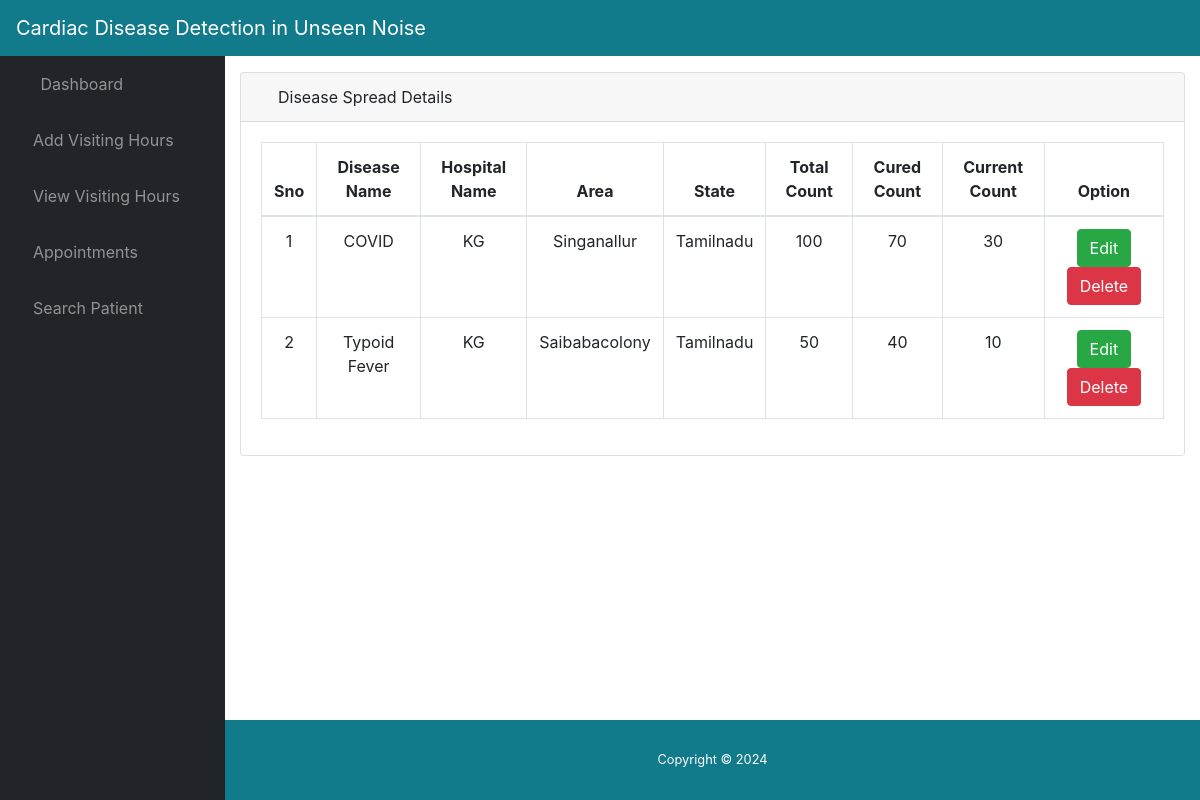
The page /disease/ (signed in) on the database its author committed.
### app/models.py (models this page shows, shortened)
class Disease_Update(models.Model):
	doctor_id =  models.ForeignKey(Doctor_Register, on_delete=models.CASCADE)
	disease_name =  models.ForeignKey(Disease_Category, on_delete=models.CASCADE)
	hospital_name = models.CharField(max_length=200)
	state = models.CharField(max_length=200)
	area =  models.CharField(max_length=200)
	count =  models.IntegerField('No of Affected Count',null=True)
	cured_count =  models.IntegerField('Cured Count',null=True)
	current_count =  models.IntegerField('No of Currently Affected Count',null=True)

class Disease_Category(models.Model):
	name =  models.CharField(max_length=200)

### app/views.py (the view)
# urls.py: path('disease/',views.disease,name='disease'),
def disease(request):
	if request.session.has_key('username'):
		doc_id = request.session['doc_id']
		detail = Disease_Update.objects.filter(doctor_id=int(doc_id))
		return render(request,'disease.html',{'detail':detail})
	else:
		return render(request,'doctor_login.html',{})

### app/templates/disease.html
{% include 'header.html' %}
<div class="card mb-3">
          <div class="card-header">
            <i class="fas fa-table"></i>
            Disease Spread Details</div>
          <div class="card-body">
            <div class="table-responsive">
              <table class="table table-bordered" id="dataTable" width="100%" cellspacing="0">
                <thead>
                  <tr>
                    <th>Sno</th>
                    <th>Disease Name</th>
                    <th>Hospital Name</th>
                    <th>Area</th>
                    <th>State</th>
					<th>Total Count</th>
					<th>Cured Count</th>
					<th>Current Count</th>
                    <th>Option</th>
                  </tr>
                </thead>
                <tbody>
                  <tr>
                    {% for i in detail %}
                    <tr>
                      <td>{{forloop.counter}}</td>
                      <td>{{i.disease_name.name}}</td>
                      <td>{{i.hospital_name}}</td>
                      <td>{{i.area}}</td>
					  <td>{{i.state}}</td>
					  <td>{{i.count}}</td>
					  <td>{{i.cured_count}}</td>
					  <td>{{i.current_count}}</td>
                    <td><a href="{% url 'update_disease' pk=i.id %}" class="btn btn-success btn-xs">Edit</a> <a href="{% url 'delete_disease' pk=i.id %}" class="btn btn-danger btn-xs" onclick="return confirm('Are You sure want to delete?')">Delete</a>  </td>
                  {% endfor %}
                  </tr>
                </tbody>
              </table>
            </div>
          </div>
</div>
{% include 'footer.html' %}

### app/templates/header.html (style rules this page uses)
tr { text-align: center !important; }

### rows shown on the page
Disease_Update: disease_name.name "COVID", hospital_name "KG", area "Singanallur", state "Tamilnadu", count "100", cured_count "70", current_count "30"
Disease_Update: disease_name.name "Typoid Fever", hospital_name "KG", area "Saibabacolony", state "Tamilnadu", count "50", cured_count "40", current_count "10"
